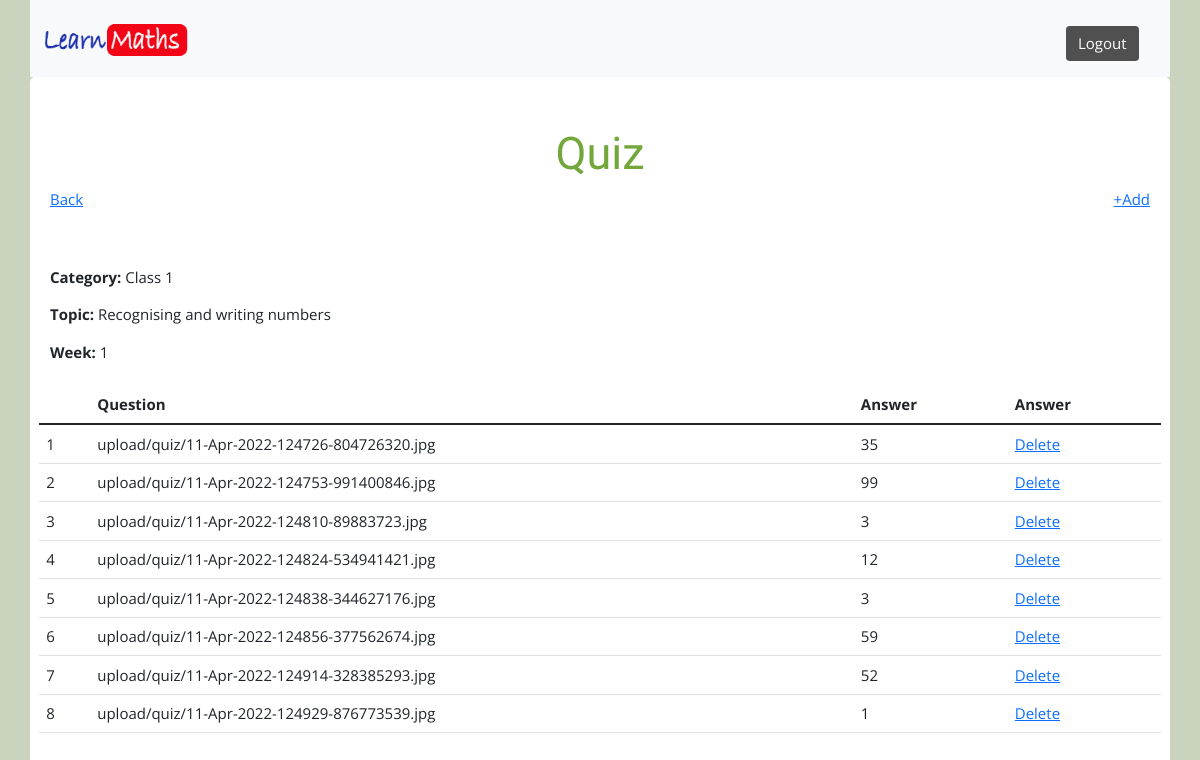
Page /admin/quiz.php?id=6 (signed in) on the committed database.
### tables this page shows
CREATE TABLE `lectures` (
  `id` int NOT NULL AUTO_INCREMENT,
  `category` varchar(20) DEFAULT NULL,
  `note` varchar(800) DEFAULT NULL,
  `topic` varchar(250) DEFAULT NULL,
  `week` varchar(2) DEFAULT NULL,
  `date` varchar(20) DEFAULT NULL,
  PRIMARY KEY (`id`)
);

CREATE TABLE `quiz` (
  `id` int NOT NULL AUTO_INCREMENT,
  `lecture_id` int DEFAULT NULL,
  `question` varchar(700) DEFAULT NULL,
  `answer` varchar(500) DEFAULT NULL,
  PRIMARY KEY (`id`)
);

### admin/quiz.php (the view, shortened to what this page needs)
<?php
    require_once '../includes/header.php';
    require_once '../includes/admin_navbar.php';
    include("../includes/connect.inc.php");
    $id = $_GET["id"];
    $sql2 = "SELECT * FROM lectures WHERE id = '$id'";
    $result2 = $conn->query($sql2);
    $row2 = $result2->fetch_assoc();
    $sql = "SELECT * FROM quiz WHERE lecture_id = '$id'";
    $result = $conn->query($sql);
    while($row = $result->fetch_array()) {
        $rows[] = $row;
    }
?>
 <div class="container c-ban2" style="margin-top:0px; background:white;">
        <div style="text-align:center; padding:30px 0;">
            <h3 class="head-title2" style="color:#73a73c;">Quiz</h3>
            <div class="row">
                <div class="col-md-6" style="text-align:left;">
                    <p><a href="lessons.php">Back</a></p>
                </div>
                <div class="col-md-6" style="text-align:right;">
                    <p><a href="quiz_add.php?id=<?php echo $id;?>">+Add</a></p>
                </div>
            </div>
            <div class="row" style="padding:40px 0; text-align:left;">
                <p><strong>Category: </strong> <?php echo $row2["category"];?></p>
                <p><strong>Topic: </strong> <?php echo $row2["topic"];?></p>
                <p><strong>Week: </strong> <?php echo $row2["week"];?></p>
                <br><br>
                <table class="table">
                    <thead>
                        <tr>
                        <th scope="col"></th>
                        <th scope="col">Question</th>
                        <th scope="col">Answer</th>
                        <th scope="col">Answer</th>
                        </tr>
                    </thead>
                    <tbody>
                        <?php
                        $count = 0;
                        foreach($rows as $row)
                            {
                                $count++;
                        ?>
                        <tr id="<?php echo $row['id'];?>">
                            <td><?php echo $count;?></td>
                            <td><?php echo $row["question"];?></td>
                            <td><?php echo $row["answer"];?></td>
                            <td><a href="javascript://" onclick="delQuiz(<?php echo $row['id'];?>)">Delete </a></td>
                        </tr>
                        <?php
                            }
                        ?>
                    </tbody>
                </table>
            </div>
        </div>
    </div>

### css/style.css (style rules this page uses)
html { font-size: 15px; box-sizing: border-box; min-height: 100%; font-family: "Open Sans", sans-serif; }
body { margin: 0; padding: 0; background: #c9d3be; font-family: "Open Sans", sans-serif; }
.c-ban2 { background: #408cbf; padding: 20px; border-radius: 5px; }
.head-title2 { font-family: "Chewy", cursive; font-size: 45px; }

### rows in the picture
lectures: category "Class 1", topic "Recognising and writing numbers", week "1"
quiz: question "upload/quiz/11-Apr-2022-124726-804726320.jpg", answer "35"
quiz: question "upload/quiz/11-Apr-2022-124753-991400846.jpg", answer "99"
quiz: question "upload/quiz/11-Apr-2022-124810-89883723.jpg", answer "3"
quiz: question "upload/quiz/11-Apr-2022-124824-534941421.jpg", answer "12"
quiz: question "upload/quiz/11-Apr-2022-124838-344627176.jpg", answer "3"
quiz: question "upload/quiz/11-Apr-2022-124856-377562674.jpg", answer "59"
quiz: question "upload/quiz/11-Apr-2022-124914-328385293.jpg", answer "52"
quiz: question "upload/quiz/11-Apr-2022-124929-876773539.jpg", answer "1"
